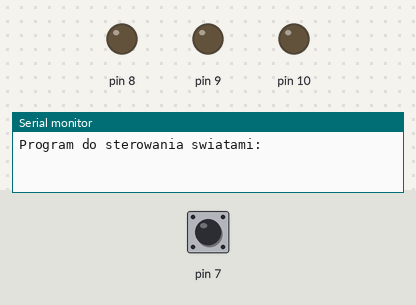
Simulated run of this sketch. Board: Arduino Uno, built with avr-gcc and run on an emulated ATmega328P. On the bench: output pins drawn as LEDs (lit = HIGH), the last lines printed to the serial monitor. Dashed ring = blinking. The inputs (shaded band) are chosen by the test bench; at power-on: pin 7 HIGH.

Above: at 1.2 s.
1.3 s: pin 7 pulled LOW for 1 s
At 2.5 s:
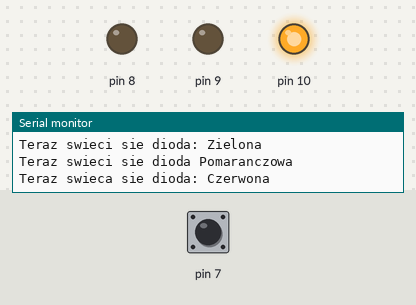
3.8 s: pin 7 pulled LOW for 0.15 s
At 5.0 s:
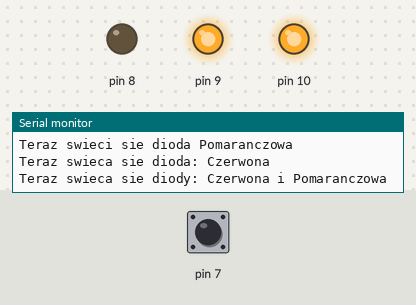
5.4 s: pin 7 pulled LOW for 3.2 s
At 5.6 s:
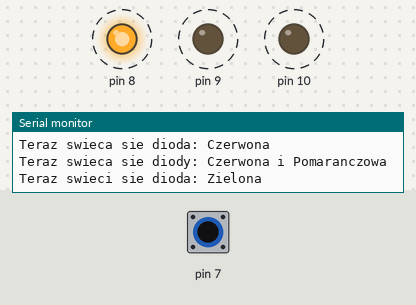
Timing chart, 0 to 9.7 s (numbered marks = the images above; inputs shaded):
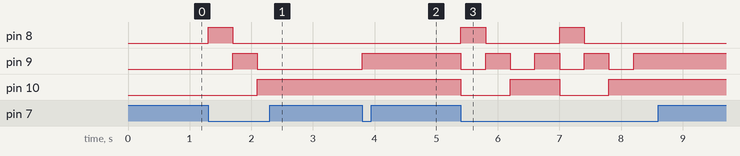

The sketch:

swiatla_drogowe.ino
```cpp
void setup() {
  Serial.begin(9600);
  Serial.println("Program do sterowania swiatami: ");
  pinMode(8, OUTPUT);
  pinMode(9, OUTPUT);
  pinMode(10, OUTPUT);
  pinMode(7, INPUT_PULLUP);
  digitalWrite(8, LOW);
  digitalWrite(9, LOW);
  digitalWrite(10, LOW);

}

void loop() {
  while (digitalRead(7) == HIGH) { }
  digitalWrite(10, LOW); //Czerwona
  digitalWrite(9, LOW); //Pomarańczowa
  digitalWrite(8, HIGH); //Zielona
  Serial.println("Teraz swieci sie dioda: Zielona");

   delay(400); //Czekamy 1 sekundę

 while (digitalRead(7) == HIGH) { }
  digitalWrite(10, LOW); //Czerwona
  digitalWrite(9, HIGH); //Pomarańczowa
  digitalWrite(8, LOW); //Zielona
  Serial.println("Teraz swieci sie dioda Pomaranczowa");

  delay(400); //Czekamy 1 sekundę

  while (digitalRead(7) == HIGH) { }
  digitalWrite(10, HIGH); //Czerwona
  digitalWrite(9, LOW); //Pomarańczowa
  digitalWrite(8, LOW); //Zielona
  Serial.println("Teraz swieca sie dioda: Czerwona");

   delay(400); //Czekamy 1 sekundę

  while (digitalRead(7) == HIGH) { }
  digitalWrite(10, HIGH); //Czerwona
  digitalWrite(9, HIGH); //Pomarańczowa
  digitalWrite(8, LOW); //Zielona
  Serial.println("Teraz swieca sie diody: Czerwona i Pomaranczowa");

  while (digitalRead(7) == HIGH) { }
   delay(400); //Czekamy 1 sekundę


}
```

Measured:
- after the input at 1.3 s, pin 8: LOW → HIGH at once, → LOW 0.40 s later; pin 9: LOW → HIGH after 0.40 s, → LOW 0.40 s later; pin 10: LOW → HIGH after 0.80 s
- after the input at 3.8 s, pin 9: LOW → HIGH at once
- after the input at 5.4 s, pin 8: alternates HIGH for 0.40 s and LOW for 1.2 s, 4 changes in all, then stays LOW, starting at once; pin 9: alternates HIGH for 0.40 s and LOW for 0.40 s, 8 changes in all, then stays HIGH, starting at once; pin 10: alternates HIGH for 0.80 s and LOW for 0.80 s, 4 changes in all, then stays HIGH, starting at once
